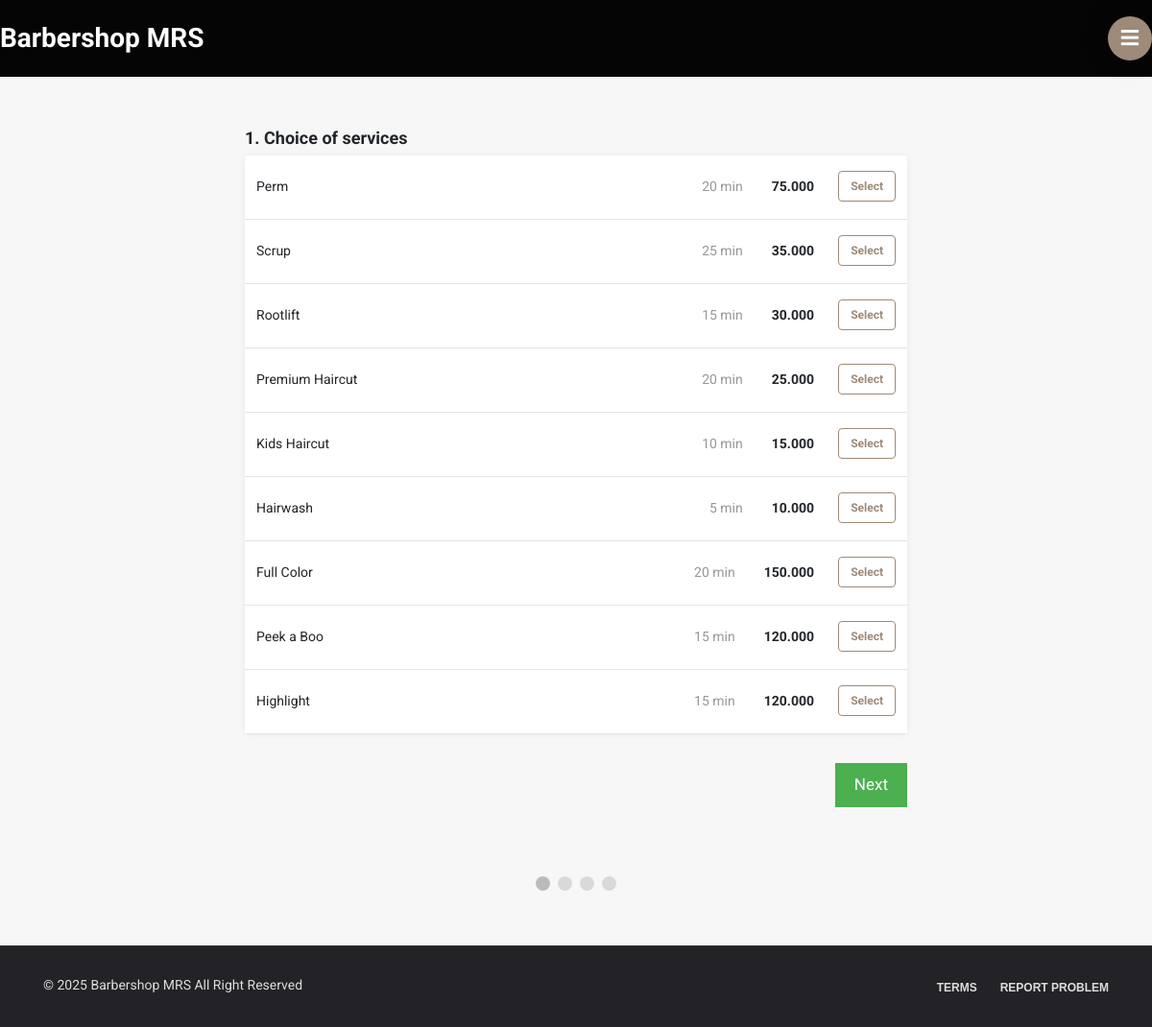
/appointment.php, run on the app's committed database.
### tables this page shows
CREATE TABLE `services` (
  `service_id` int(5) NOT NULL,
  `service_name` varchar(50) NOT NULL,
  `service_description` varchar(255) NOT NULL,
  `service_price` decimal(6,3) NOT NULL,
  `service_duration` int(5) NOT NULL,
  `category_id` int(2) NOT NULL
);

### appointment.php (the view, shortened to what this page needs)
<?php
    include "connect.php";
    include "Includes/templates/header.php";
    include "Includes/templates/navbar.php";
?>
<link rel="stylesheet" href="Design/css/appointment-page-style.css">
<section class="booking_section">
	<div class="container">
		<form method="post" id="appointment_form" action="appointment.php">
			<div class="select_services_div tab_reservation" id="services_tab">
				<div class="text_header">
					<span>
						1. Choice of services
					</span>
				</div>
				<div class="items_tab">
        			<?php
        				$stmt = $con->prepare("Select * from services");
                    	$stmt->execute();
                    	$rows = $stmt->fetchAll();
                    	foreach($rows as $row)
                    	{
                        	echo "<div class='itemListElement'>";
                            	echo "<div class = 'item_details'>";
                                	echo "<div>";
                                    	echo $row['service_name'];
                                	echo "</div>";
                                	echo "<div class = 'item_select_part'>";
                                		echo "<span class = 'service_duration_field'>";
                                    		echo $row['service_duration']." min";
                                    	echo "</span>";
                                    	echo "<div class = 'service_price_field'>";
    										echo "<span style = 'font-weight: bold;'>";
                                    			echo $row['service_price']."";
                                    		echo "</span>";
                                    	echo "</div>";
                                    ?>
                                    	<div class="select_item_bttn">
                                    		<div class="btn-group-toggle" data-toggle="buttons">
												<label class="service_label item_label btn btn-secondary">
													<input type="checkbox"  name="selected_services[]" value="<?php echo $row['service_id'] ?>" autocomplete="off">Select
												</label>
											</div>
                                    	</div>
                                    <?php
                                	echo "</div>";
                            	echo "</div>";
                        	echo "</div>";
                    	}
            		?>
    			</div>
			</div>
			<div style="overflow:auto;padding: 30px 0px;">
    			<div style="float:right;">
      				<button type="button" id="nextBtn" class="next_prev_buttons" onclick="nextPrev(1)">Next</button>
    			</div>
  			</div>
  			<div style="text-align:center;margin-top:40px;">
    			<span class="step"></span>
    			<span class="step"></span>
    			<span class="step"></span>
    			<span class="step"></span>
  			</div>
		</form>
	</div>
</section>
<?php include "Includes/templates/footer.php"; ?>

### Includes/templates/header.php (shortened to what this page needs)
<!DOCTYPE html>
<html lang="en">
	<head>
		<link rel="stylesheet" type="text/css" href="Design/css/bootstrap.min.css">
		<link rel="stylesheet" type="text/css" href="Design/fonts/css/all.min.css">
		<link rel="stylesheet" type="text/css" href="Design/css/main.css">
		<link rel="stylesheet" type="text/css" href="Design/css/responsive.css">
		<link rel="stylesheet" type="text/css" href="Design/css/barber-icons.css">
	</head>
	<body>

### Includes/templates/navbar.php (shortened to what this page needs)
   <header id="header" class="header-section">
 <div class="container" style="padding: 0; max-width: 100%;">
   <nav class="navbar" style="
     display: flex;
     align-items: center;
     justify-content: space-between;
     position: fixed;
     top: 0;
     left: 0;
     right: 0;
     height: 80px;
     padding: 0 20px;
     background: rgba(0,0,0,0.85);
     z-index: 1000;
   ">
     <a href="./#home-section" class="navbar-brand" style="
       color: #fff;
       font-size: 1.75rem;
       font-weight: 700;
       text-decoration: none;
     ">
       Barbershop MRS
     </a>
               <a class="mob-menu-toggle">
                   <i class="fa fa-bars"></i>
               </a>
           </nav>
       </div>
   </header>
<div class="header-height" style="height: 80px;"></div>

### Includes/templates/footer.php (shortened to what this page needs)
		<footer class="footer_section">
			<div class="container">
				<div class="row">
					<div class="col-md-6 xs-padding">
						<div class="copyright">
							©
							Barbershop MRS All Right Reserved
						</div>
					</div>
					<div class="col-md-6 xs-padding">
						<ul class="footer_social">
							<li><a href="#">Terms</a></li>
							<li><a href="#">Report Problem</a></li>
						</ul>
					</div>
				</div>
			</div>
		</footer>
	</body>
</html>

### Design/css/main.css (style rules this page uses)
a, a:hover { text-decoration: none !important; }
ul { display: block; list-style: none; padding: 0; margin: 0; }
html { scroll-behavior: smooth; }
body { font-size: 16px; background-color: white; font-family: 'Roboto', sans-serif; }
.navbar { border: medium none; -moz-border-radius: 0; -webkit-border-radius: 0; -ms-border-radius: 0; border-radius: 0; margin: 0; position: relative; padding: 0 !important; }
.header-section { transition: all .3s ease-in-out; }
.header-section { background-color:#222227; width:100%; height:80px; z-index:999; position:fixed; left:0; top:0; padding:0; display:flex; align-items:center }
.footer_section { display: block; background-color: #222227; border-top: 1px solid #333; padding: 30px 0; }
.footer_section .copyright { font-size: 14px; color: #ddd; }
.footer_social { display: block; text-align: right; }
.footer_social li { display: inline-block; }
.footer_social li a { font-family: "Work Sans",sans-serif; color: #ddd; font-size: 12px; font-weight: 600; text-transform: uppercase; margin-left: 20px; }
a.mob-menu-toggle { display: none; width: 46px; line-height: 46px; height: 46px; vertical-align: middle; font-size: 21px; color: #ffffff !important; margin: 0 0 0 10px; z-index: 10000; text-decoration: none !important; text-align: center; box-shadow: 0 0px 30px 0 rgba(0,0,0,.12); border-radius: 50%; background: #9e8a78; }

### Design/css/responsive.css (style rules this page uses)
@media (max-width: 1230px) { a.mob-menu-toggle { display: block !important; } }

### Design/css/appointment-page-style.css (style rules this page uses)
body { background: #f7f7f7; }
.text_header { margin-bottom: 5px; font-size: 18px; font-weight: bold; line-height: 1.5; margin-top: 22px; }
.booking_section { max-width: 720px; margin: 50px auto; }
.items_tab { border-radius: 4px; background-color: white; overflow: hidden; box-shadow: 0 0 5px 0 rgba(60, 66, 87, 0.04), 0 0 10px 0 rgba(0, 0, 0, 0.04); }
.itemListElement { font-size: 14px; line-height: 1.29; border-bottom: solid 1px #e5e5e5; cursor: pointer; padding: 16px 12px 18px 12px; }
.item_details { width: auto; display: -webkit-box; display: -moz-box; display: -ms-flexbox; display: -webkit-flex; display: flex; flex-direction: row; justify-content: space-between; align-items: center; -webkit-box-orient: horizontal; -webkit-box-direction: normal; -webkit-flex-direction: row; -webkit-box-pack: justify; -webkit-justify-content: space-between; -webkit-box-align: center; -webkit-align-items: center; }
.item_label { color: #9e8a78; border-color: #9e8a78; background: white; font-size: 12px; font-weight: 700; }
.item_select_part { display: flex; -webkit-box-pack: justify; justify-content: space-between; -webkit-box-align: center; align-items: center; flex-shrink: 0; }
.select_item_bttn { width: 55px; display: flex; margin-left: 30px; -webkit-box-pack: end; justify-content: flex-end; }
.service_duration_field { text-align: right; min-width: 60px; width: auto; color: rgb(151, 151, 151); line-height: 1.29; font-size: 14px; }
.service_price_field { width: auto; display: flex; margin-left: 30px; -webkit-box-align: baseline; align-items: baseline; }
.step { height: 15px; width: 15px; margin: 0 2px; background-color: #bbbbbb; border: none; border-radius: 50%; display: inline-block; opacity: 0.5; }
.step.active { opacity: 1; }
.next_prev_buttons { background-color: #4CAF50; color: #ffffff; border: none; padding: 10px 20px; font-size: 17px; cursor: pointer; }
.tab_reservation { display: none; }

### data on the page
services: service_name "Perm", service_duration "20", service_price "75.000"
services: service_name "Scrup", service_duration "25", service_price "35.000"
services: service_name "Rootlift", service_duration "15", service_price "30.000"
services: service_name "Premium Haircut", service_duration "20", service_price "25.000"
services: service_name "Kids Haircut", service_duration "10", service_price "15.000"
services: service_name "Hairwash", service_duration "5", service_price "10.000"
services: service_name "Full Color", service_duration "20", service_price "150.000"
services: service_name "Peek a Boo", service_duration "15", service_price "120.000"
services: service_name "Highlight", service_duration "15", service_price "120.000"
